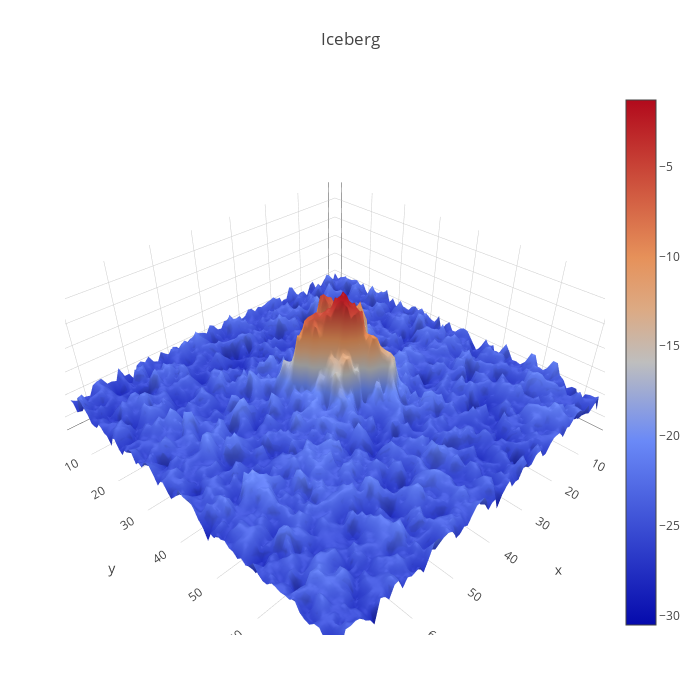

This figure's notebook cell:
### Code cell
# plotmy3d(icebergs[4,:,:,4], 'iceberg')
plotmy3d(icebergs[2, ..., 2], 'Iceberg')

### Figure 1 — Plotly figure (JSON) as saved in the notebook; plotly's stock layout.template omitted (floating-point values rounded to 4 significant figures; data arrays with more than 128 entries replaced by an {"elided": "..."} marker saying what was removed)
{"data": [{"type": "surface", "z": {"elided": "75x75 float values"}}], "layout": {"autosize": false, "height": 700, "margin": {"b": 65, "l": 65, "r": 50, "t": 90}, "title": "Iceberg", "width": 700}}
